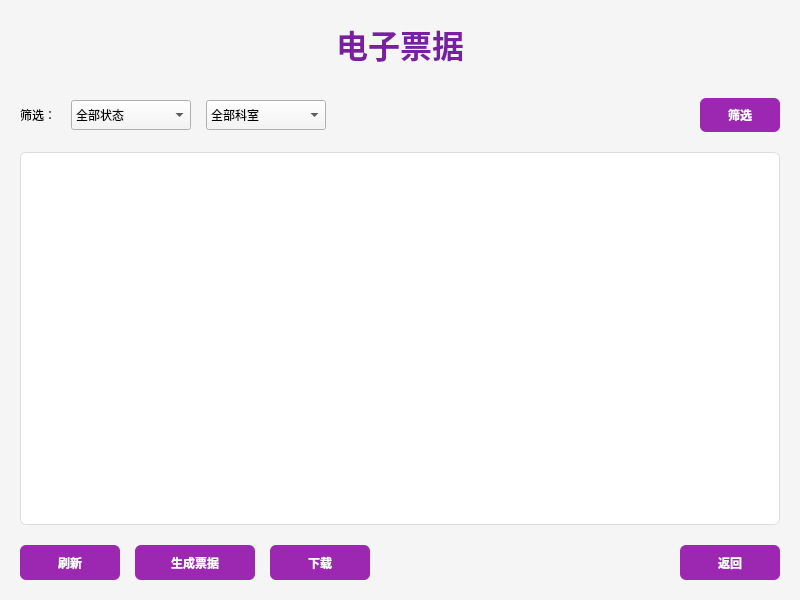
<?xml version="1.0" encoding="UTF-8"?>
<ui version="4.0">
 <class>E_Invoice</class>
 <widget class="QWidget" name="E_Invoice">
  <property name="geometry">
   <rect>
    <x>0</x>
    <y>0</y>
    <width>800</width>
    <height>600</height>
   </rect>
  </property>
  <property name="windowTitle">
   <string>电子票据</string>
  </property>
  <property name="styleSheet">
   <string notr="true">QWidget {
    background-color: #f5f5f5;
    font-family: &quot;Microsoft YaHei&quot;, Arial, sans-serif;
}

QPushButton {
    background-color: #9C27B0;
    color: white;
    border: none;
    border-radius: 6px;
    padding: 8px 16px;
    font-weight: bold;
}

QPushButton:hover {
    background-color: #7B1FA2;
}

QTableView {
    background-color: white;
    border: 1px solid #ddd;
    border-radius: 6px;
    gridline-color: #f0f0f0;
}

QHeaderView::section {
    background-color: #f8f9fa;
    padding: 8px;
    border: none;
    border-right: 1px solid #ddd;
    border-bottom: 1px solid #ddd;
    font-weight: bold;
}</string>
  </property>
  <layout class="QVBoxLayout" name="verticalLayout">
   <property name="spacing">
    <number>20</number>
   </property>
   <property name="leftMargin">
    <number>20</number>
   </property>
   <property name="topMargin">
    <number>20</number>
   </property>
   <property name="rightMargin">
    <number>20</number>
   </property>
   <property name="bottomMargin">
    <number>20</number>
   </property>
   <item>
    <widget class="QLabel" name="titleLabel">
     <property name="font">
      <font>
       <pointsize>24</pointsize>
       <weight>75</weight>
       <bold>true</bold>
      </font>
     </property>
     <property name="styleSheet">
      <string notr="true">color: #7B1FA2; margin-bottom: 10px;</string>
     </property>
     <property name="text">
      <string>电子票据</string>
     </property>
     <property name="alignment">
      <set>Qt::AlignCenter</set>
     </property>
    </widget>
   </item>
   <item>
    <layout class="QHBoxLayout" name="filterLayout">
     <property name="spacing">
      <number>15</number>
     </property>
     <item>
      <widget class="QLabel" name="filterLabel">
       <property name="text">
        <string>筛选：</string>
       </property>
      </widget>
     </item>
     <item>
      <widget class="QComboBox" name="statusFilterCombo">
       <property name="minimumSize">
        <size>
         <width>120</width>
         <height>30</height>
        </size>
       </property>
       <item>
        <property name="text">
         <string>全部状态</string>
        </property>
       </item>
       <item>
        <property name="text">
         <string>待支付</string>
        </property>
       </item>
       <item>
        <property name="text">
         <string>已支付</string>
        </property>
       </item>
       <item>
        <property name="text">
         <string>已退款</string>
        </property>
       </item>
      </widget>
     </item>
     <item>
      <widget class="QComboBox" name="departmentFilterCombo">
       <property name="minimumSize">
        <size>
         <width>120</width>
         <height>30</height>
        </size>
       </property>
       <item>
        <property name="text">
         <string>全部科室</string>
        </property>
       </item>
       <item>
        <property name="text">
         <string>门诊部</string>
        </property>
       </item>
       <item>
        <property name="text">
         <string>放射科</string>
        </property>
       </item>
       <item>
        <property name="text">
         <string>药房</string>
        </property>
       </item>
       <item>
        <property name="text">
         <string>住院部</string>
        </property>
       </item>
       <item>
        <property name="text">
         <string>手术室</string>
        </property>
       </item>
       <item>
        <property name="text">
         <string>护理部</string>
        </property>
       </item>
      </widget>
     </item>
     <item>
      <spacer name="horizontalSpacer">
       <property name="orientation">
        <enum>Qt::Horizontal</enum>
       </property>
       <property name="sizeHint" stdset="0">
        <size>
         <width>40</width>
         <height>20</height>
        </size>
       </property>
      </spacer>
     </item>
     <item>
      <widget class="QPushButton" name="filterButton">
       <property name="minimumSize">
        <size>
         <width>80</width>
         <height>30</height>
        </size>
       </property>
       <property name="text">
        <string>筛选</string>
       </property>
      </widget>
     </item>
    </layout>
   </item>
   <item>
    <widget class="QTableView" name="invoiceTableView">
     <property name="alternatingRowColors">
      <bool>true</bool>
     </property>
     <property name="selectionBehavior">
      <enum>QAbstractItemView::SelectRows</enum>
     </property>
     <property name="sortingEnabled">
      <bool>true</bool>
     </property>
    </widget>
   </item>
   <item>
    <layout class="QHBoxLayout" name="buttonLayout">
     <property name="spacing">
      <number>15</number>
     </property>
     <item>
      <widget class="QPushButton" name="refreshButton">
       <property name="minimumSize">
        <size>
         <width>100</width>
         <height>35</height>
        </size>
       </property>
       <property name="text">
        <string>刷新</string>
       </property>
      </widget>
     </item>
     <item>
      <widget class="QPushButton" name="generateInvoiceButton">
       <property name="minimumSize">
        <size>
         <width>120</width>
         <height>35</height>
        </size>
       </property>
       <property name="text">
        <string>生成票据</string>
       </property>
      </widget>
     </item>
     <item>
      <widget class="QPushButton" name="downloadButton">
       <property name="minimumSize">
        <size>
         <width>100</width>
         <height>35</height>
        </size>
       </property>
       <property name="text">
        <string>下载</string>
       </property>
      </widget>
     </item>
     <item>
      <spacer name="horizontalSpacer2">
       <property name="orientation">
        <enum>Qt::Horizontal</enum>
       </property>
       <property name="sizeHint" stdset="0">
        <size>
         <width>40</width>
         <height>20</height>
        </size>
       </property>
      </spacer>
     </item>
     <item>
      <widget class="QPushButton" name="backButton">
       <property name="minimumSize">
        <size>
         <width>100</width>
         <height>35</height>
        </size>
       </property>
       <property name="text">
        <string>返回</string>
       </property>
      </widget>
     </item>
    </layout>
   </item>
  </layout>
 </widget>
 <resources/>
 <connections/>
</ui>
